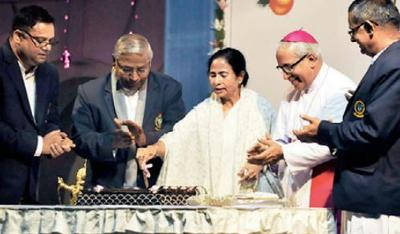
%> input picture 6th_sem/MATLAB/20th-Feb-2018/image3.jpg, 400 x 234 px
$ octave imageproc9.m   (GNU Octave 9; MATLAB toolbox functions it lacks are replaced by stand-ins)
%> lines starting %> are read from the running program, lines starting %| are printed output that depends on the picture
%imageproc9.m : Write a program to convert any RGB to gray scale image
%Fix gray scale image on RHS of RGB image
clc;
clear all;
close all;
file1=input('\nEnter Input Image File Name = ','s');
%> the answer given: ../../../../MATLAB/20th-Feb-2018/image3.jpg
file2=input('Enter Output Image File Name = ','s');
%> the answer given: out.png
x=imread(file1);
%> x is the input picture: size 234x400x3 uint8; mean R, G, B 131.7, 124.1, 122.7
[r,c,d]=size(x);
%> r = 234; c = 400; d = 3
g(1:r,1:c,1)=.2989*x(1:r,1:c,1)+.587*x(1:r,1:c,2)+.114*x(1:r,1:c,3);
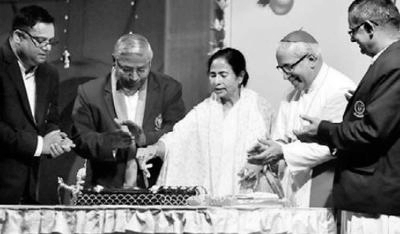
%> g: size 234x400 uint8; min 0, max 255, mean 126.2
y=x; %copying RGB to y
y(1:r,c+1:2*c,1)=g(1:r,1:c,1);
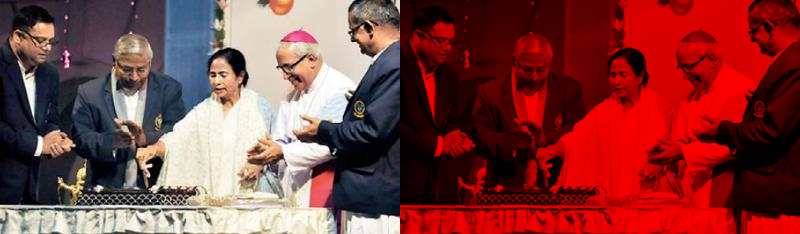
%> y: size 234x800x3 uint8; mean R, G, B 128.9, 62, 61.4
y(1:r,c+1:2*c,2)=g(1:r,1:c,1);
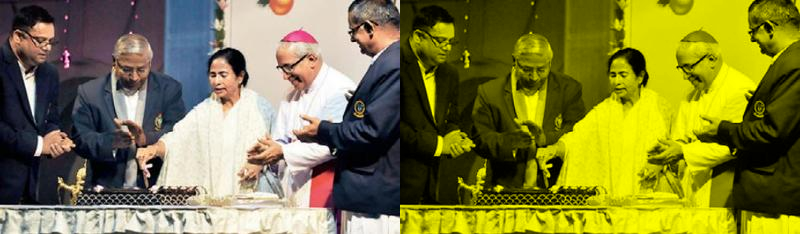
%> y: size 234x800x3 uint8; mean R, G, B 128.9, 125.1, 61.4
y(1:r,c+1:2*c,3)=g(1:r,1:c,1);
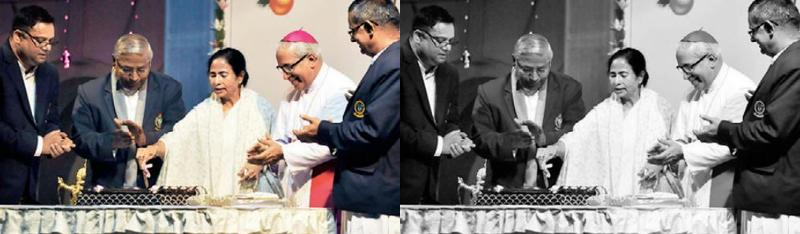
%> y: size 234x800x3 uint8; mean R, G, B 128.9, 125.1, 124.5
y1=y;
y1(1:r,2*c+1:4*c,1:d)=y(1:r,1:2*c,1:d); %y-axis
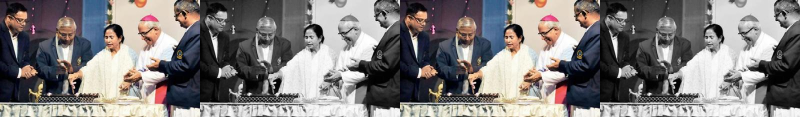
%> y1: size 234x1600x3 uint8 (shown at 1/2 size); mean R, G, B 128.9, 125.1, 124.5
imwrite(y1,file2);
imshow(y1);
%end
